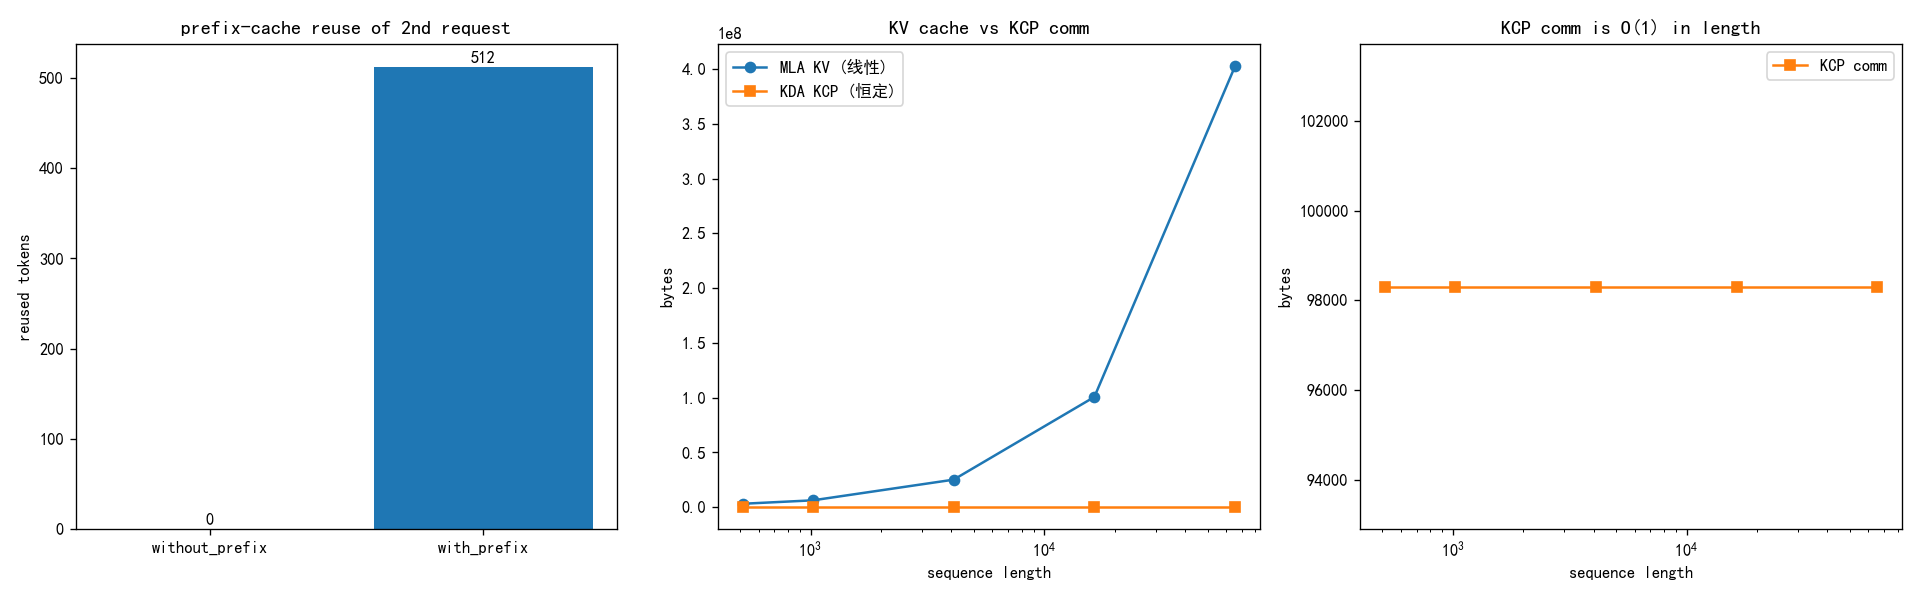

Source code (Python):
"""收官引擎：多请求共享前缀的数值 before/after 汇总图。

(a) 前缀复用: 相同前缀的第二个请求复用了 512 token;
(b) MLA KV 线性 vs KDA 恒定;
(c) KCP 通信量 O(1).
"""

from __future__ import annotations

import os
import sys

HERE = os.path.dirname(os.path.abspath(__file__))
PROJECT_ROOT = os.path.dirname(os.path.dirname(HERE))
for p in (PROJECT_ROOT, os.path.join(PROJECT_ROOT, "src")):
    if p not in sys.path:
        sys.path.insert(0, p)

import matplotlib.pyplot as plt

from plot_utils import setup_cjk_font, get_font_prop, text as _text, ax_title as _ax_title
from models.llm.kimi_k3.parallel.kcp import KDAContextParallel
from models.llm.kimi_k3.serve.engine import run_once


def fig_engine_before_after() -> tuple[plt.Figure, str]:
    """返回 (fig, text): 引擎 before/after 三子图。"""
    setup_cjk_font()
    fp = get_font_prop()

    with_prefix = run_once(hash_present=True)
    without_prefix = run_once(hash_present=False)

    bed_lengths = [512, 1024, 4096, 16384, 65536]
    kv_bytes = [l * 3 * 16 * 16 * 8 for l in bed_lengths]
    kcp_bytes = [KDAContextParallel.communication_volume(1, 3, 16, 16, 8)] * len(bed_lengths)

    fig, (ax1, ax2, ax3) = plt.subplots(1, 3, figsize=(16, 5))

    ax1.bar(["without_prefix", "with_prefix"],
            [without_prefix["reused_tokens"], with_prefix["reused_tokens"]])
    ax1.set_ylabel("reused tokens", fontproperties=fp)
    _ax_title(ax1, "prefix-cache reuse of 2nd request")
    for i, v in enumerate([without_prefix["reused_tokens"], with_prefix["reused_tokens"]]):
        ax1.text(i, v + 5, str(v), ha="center", fontproperties=fp)

    ax2.semilogx(bed_lengths, kv_bytes, marker="o", label="MLA KV (linear)")
    ax2.semilogx(bed_lengths, kcp_bytes, marker="s", label="KDA KCP (constant)")
    ax2.set_xlabel("sequence length", fontproperties=fp)
    ax2.set_ylabel("bytes", fontproperties=fp)
    ax2.legend(prop=fp)
    _ax_title(ax2, "KV cache vs KCP comm")

    ax3.semilogx(bed_lengths, kcp_bytes, marker="s", color="C1", label="KCP comm")
    ax3.set_xlabel("sequence length", fontproperties=fp)
    ax3.set_ylabel("bytes", fontproperties=fp)
    _ax_title(ax3, "KCP comm is O(1) in length")
    ax3.legend(prop=fp)

    plt.tight_layout()
    return fig, _text(
        f"命中 reused: {with_prefix['reused_tokens']}, miss: {without_prefix['reused_tokens']}",
        f"pages: {with_prefix['pages']}, pool_util: {with_prefix['pool_utilization']:.1%}",
        f"KCP comm: {kcp_bytes[0]} bytes (O(1) in sequence length)",
    )


def main() -> None:
    setup_cjk_font()
    with_prefix = run_once(hash_present=True)
    without_prefix = run_once(hash_present=False)
    bed_lengths = [512, 1024, 4096, 16384, 65536]
    kv_bytes = [l * 3 * 16 * 16 * 8 for l in bed_lengths]
    kcp_bytes = [KDAContextParallel.communication_volume(1, 3, 16, 16, 8)] * len(bed_lengths)
    fig, (ax1, ax2, ax3) = plt.subplots(1, 3, figsize=(16, 5))
    ax1.bar(["without_prefix", "with_prefix"],
            [without_prefix["reused_tokens"], with_prefix["reused_tokens"]])
    ax1.set_ylabel("reused tokens")
    ax1.set_title("prefix-cache reuse of 2nd request")
    for i, v in enumerate([without_prefix["reused_tokens"], with_prefix["reused_tokens"]]):
        ax1.text(i, v + 5, str(v), ha="center")
    ax2.semilogx(bed_lengths, kv_bytes, marker="o", label="MLA KV (linear)")
    ax2.semilogx(bed_lengths, kcp_bytes, marker="s", label="KDA KCP (constant)")
    ax2.set_xlabel("sequence length")
    ax2.set_ylabel("bytes")
    ax2.legend()
    ax2.set_title("KV cache vs KCP comm")
    ax3.semilogx(bed_lengths, kcp_bytes, marker="s", color="C1", label="KCP comm")
    ax3.set_xlabel("sequence length")
    ax3.set_ylabel("bytes")
    ax3.set_title("KCP comm is O(1) in length")
    ax3.legend()
    plt.tight_layout()
    plt.savefig(os.path.join(HERE, "demo_engine.png"), dpi=120)
    print("with_prefix reused:", with_prefix["reused_tokens"])
    print("without_prefix reused:", without_prefix["reused_tokens"])
    print("kcp comm bytes:", kcp_bytes[0])


if __name__ == "__main__":
    main()
